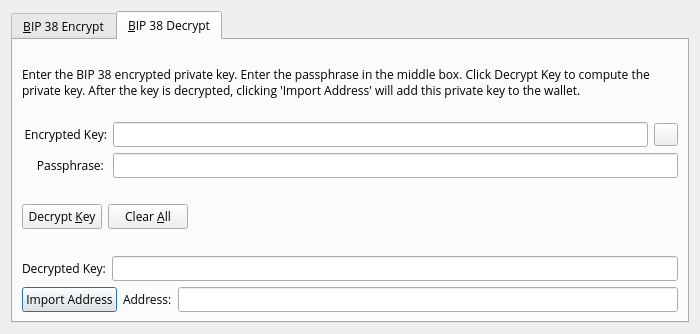
<?xml version="1.0" encoding="UTF-8"?>
<ui version="4.0">
 <class>Bip38ToolDialog</class>
 <widget class="QDialog" name="Bip38ToolDialog">
  <property name="geometry">
   <rect>
    <x>0</x>
    <y>0</y>
    <width>700</width>
    <height>334</height>
   </rect>
  </property>
  <property name="windowTitle">
   <string>BIP 38 Tool</string>
  </property>
  <property name="modal">
   <bool>true</bool>
  </property>
  <layout class="QVBoxLayout" name="verticalLayout">
   <item>
    <widget class="QTabWidget" name="tabWidget">
     <property name="font">
      <font>
       <family>Open Sans</family>
      </font>
     </property>
     <property name="currentIndex">
      <number>1</number>
     </property>
     <widget class="QWidget" name="tabBip38Encrypt">
      <attribute name="title">
       <string>&amp;BIP 38 Encrypt</string>
      </attribute>
      <layout class="QVBoxLayout" name="verticalLayout_SM">
       <item>
        <widget class="QLabel" name="infoLabel_ENC">
         <property name="font">
          <font>
           <family>Open Sans</family>
          </font>
         </property>
         <property name="text">
          <string>Enter a CANNABITS Address that you would like to encrypt using BIP 38. Enter a passphrase in the middle box. Press encrypt to compute the encrypted private key.</string>
         </property>
         <property name="textFormat">
          <enum>Qt::PlainText</enum>
         </property>
         <property name="wordWrap">
          <bool>true</bool>
         </property>
        </widget>
       </item>
       <item>
        <layout class="QHBoxLayout" name="horizontalLayout_1_ENC">
         <item>
          <widget class="QLabel" name="label_5">
           <property name="minimumSize">
            <size>
             <width>85</width>
             <height>0</height>
            </size>
           </property>
           <property name="font">
            <font>
             <family>Open Sans</family>
            </font>
           </property>
           <property name="text">
            <string>Address:</string>
           </property>
           <property name="alignment">
            <set>Qt::AlignRight|Qt::AlignTrailing|Qt::AlignVCenter</set>
           </property>
          </widget>
         </item>
         <item>
          <widget class="QValidatedLineEdit" name="addressIn_ENC">
           <property name="font">
            <font>
             <family>Open Sans</family>
            </font>
           </property>
           <property name="toolTip">
            <string>The CANNABITS address to encrypt</string>
           </property>
          </widget>
         </item>
         <item>
          <widget class="QToolButton" name="addressBookButton_ENC">
           <property name="toolTip">
            <string>Choose previously used address</string>
           </property>
           <property name="text">
            <string/>
           </property>
           <property name="icon">
            <iconset resource="../cannabits.qrc">
             <normaloff>:/icons/address-book</normaloff>:/icons/address-book</iconset>
           </property>
           <property name="shortcut">
            <string>Alt+A</string>
           </property>
          </widget>
         </item>
         <item>
          <widget class="QToolButton" name="pasteButton_ENC">
           <property name="toolTip">
            <string>Paste address from clipboard</string>
           </property>
           <property name="text">
            <string/>
           </property>
           <property name="icon">
            <iconset resource="../cannabits.qrc">
             <normaloff>:/icons/editpaste</normaloff>:/icons/editpaste</iconset>
           </property>
           <property name="shortcut">
            <string>Alt+P</string>
           </property>
          </widget>
         </item>
        </layout>
       </item>
       <item>
        <layout class="QHBoxLayout" name="horizontalLayout_5">
         <item>
          <widget class="QLabel" name="label_6">
           <property name="minimumSize">
            <size>
             <width>85</width>
             <height>0</height>
            </size>
           </property>
           <property name="font">
            <font>
             <family>Open Sans</family>
            </font>
           </property>
           <property name="text">
            <string>Passphrase: </string>
           </property>
           <property name="alignment">
            <set>Qt::AlignRight|Qt::AlignTrailing|Qt::AlignVCenter</set>
           </property>
          </widget>
         </item>
         <item>
          <widget class="QLineEdit" name="passphraseIn_ENC">
           <property name="font">
            <font>
             <family>Open Sans</family>
            </font>
           </property>
           <property name="echoMode">
            <enum>QLineEdit::Password</enum>
           </property>
          </widget>
         </item>
        </layout>
       </item>
       <item>
        <layout class="QHBoxLayout" name="horizontalLayout_2_ENC">
         <item>
          <widget class="QLabel" name="encryptedKeyLabel_ENC">
           <property name="minimumSize">
            <size>
             <width>85</width>
             <height>0</height>
            </size>
           </property>
           <property name="font">
            <font>
             <family>Open Sans</family>
            </font>
           </property>
           <property name="text">
            <string>Encrypted Key:</string>
           </property>
           <property name="textFormat">
            <enum>Qt::PlainText</enum>
           </property>
           <property name="alignment">
            <set>Qt::AlignRight|Qt::AlignTrailing|Qt::AlignVCenter</set>
           </property>
          </widget>
         </item>
         <item>
          <widget class="QLineEdit" name="encryptedKeyOut_ENC">
           <property name="font">
            <font>
             <family>Open Sans</family>
             <italic>true</italic>
            </font>
           </property>
           <property name="readOnly">
            <bool>true</bool>
           </property>
          </widget>
         </item>
         <item>
          <widget class="QToolButton" name="copyKeyButton_ENC">
           <property name="toolTip">
            <string>Copy the current signature to the system clipboard</string>
           </property>
           <property name="text">
            <string/>
           </property>
           <property name="icon">
            <iconset resource="../cannabits.qrc">
             <normaloff>:/icons/editcopy</normaloff>:/icons/editcopy</iconset>
           </property>
          </widget>
         </item>
        </layout>
       </item>
       <item>
        <layout class="QHBoxLayout" name="horizontalLayout_3_ENC">
         <item>
          <widget class="QPushButton" name="encryptKeyButton_ENC">
           <property name="font">
            <font>
             <family>Open Sans</family>
            </font>
           </property>
           <property name="toolTip">
            <string>Encrypt the private key for this CANNABITS address</string>
           </property>
           <property name="text">
            <string>Encrypt &amp;Key</string>
           </property>
           <property name="icon">
            <iconset resource="../cannabits.qrc">
             <normaloff>:/icons/edit</normaloff>:/icons/edit</iconset>
           </property>
           <property name="autoDefault">
            <bool>false</bool>
           </property>
          </widget>
         </item>
         <item>
          <widget class="QPushButton" name="clearButton_ENC">
           <property name="font">
            <font>
             <family>Open Sans</family>
            </font>
           </property>
           <property name="toolTip">
            <string>Reset all fields</string>
           </property>
           <property name="text">
            <string>Clear &amp;All</string>
           </property>
           <property name="icon">
            <iconset resource="../cannabits.qrc">
             <normaloff>:/icons/remove</normaloff>:/icons/remove</iconset>
           </property>
           <property name="autoDefault">
            <bool>false</bool>
           </property>
          </widget>
         </item>
         <item>
          <spacer name="horizontalSpacer_1_ENC">
           <property name="orientation">
            <enum>Qt::Horizontal</enum>
           </property>
           <property name="sizeHint" stdset="0">
            <size>
             <width>40</width>
             <height>48</height>
            </size>
           </property>
          </spacer>
         </item>
         <item>
          <widget class="QLabel" name="statusLabel_ENC">
           <property name="font">
            <font>
             <weight>75</weight>
             <bold>true</bold>
            </font>
           </property>
           <property name="text">
            <string/>
           </property>
           <property name="wordWrap">
            <bool>true</bool>
           </property>
          </widget>
         </item>
         <item>
          <spacer name="horizontalSpacer_2_ENC">
           <property name="orientation">
            <enum>Qt::Horizontal</enum>
           </property>
           <property name="sizeHint" stdset="0">
            <size>
             <width>40</width>
             <height>48</height>
            </size>
           </property>
          </spacer>
         </item>
        </layout>
       </item>
      </layout>
     </widget>
     <widget class="QWidget" name="tabBip38Decrypt">
      <attribute name="title">
       <string>&amp;BIP 38 Decrypt</string>
      </attribute>
      <layout class="QVBoxLayout" name="verticalLayout_VM">
       <item>
        <widget class="QLabel" name="infoLabel_DEC">
         <property name="font">
          <font>
           <family>Open Sans</family>
          </font>
         </property>
         <property name="text">
          <string>Enter the BIP 38 encrypted private key. Enter the passphrase in the middle box. Click Decrypt Key to compute the private key. After the key is decrypted, clicking 'Import Address' will add this private key to the wallet.</string>
         </property>
         <property name="textFormat">
          <enum>Qt::PlainText</enum>
         </property>
         <property name="wordWrap">
          <bool>true</bool>
         </property>
        </widget>
       </item>
       <item>
        <layout class="QHBoxLayout" name="horizontalLayout_3">
         <item>
          <widget class="QLabel" name="label_2">
           <property name="minimumSize">
            <size>
             <width>85</width>
             <height>0</height>
            </size>
           </property>
           <property name="font">
            <font>
             <family>Open Sans</family>
            </font>
           </property>
           <property name="text">
            <string>Encrypted Key:</string>
           </property>
           <property name="alignment">
            <set>Qt::AlignRight|Qt::AlignTrailing|Qt::AlignVCenter</set>
           </property>
          </widget>
         </item>
         <item>
          <widget class="QValidatedLineEdit" name="encryptedKeyIn_DEC">
           <property name="font">
            <font>
             <family>Open Sans</family>
            </font>
           </property>
           <property name="toolTip">
            <string>The encrypted private key</string>
           </property>
          </widget>
         </item>
         <item>
          <widget class="QToolButton" name="pasteButton_DEC">
           <property name="toolTip">
            <string>Paste address from clipboard</string>
           </property>
           <property name="text">
            <string/>
           </property>
           <property name="icon">
            <iconset resource="../cannabits.qrc">
             <normaloff>:/icons/editpaste</normaloff>:/icons/editpaste</iconset>
           </property>
           <property name="shortcut">
            <string>Alt+P</string>
           </property>
          </widget>
         </item>
        </layout>
       </item>
       <item>
        <layout class="QHBoxLayout" name="horizontalLayout">
         <item>
          <widget class="QLabel" name="label">
           <property name="minimumSize">
            <size>
             <width>85</width>
             <height>0</height>
            </size>
           </property>
           <property name="font">
            <font>
             <family>Open Sans</family>
            </font>
           </property>
           <property name="text">
            <string>Passphrase: </string>
           </property>
           <property name="alignment">
            <set>Qt::AlignRight|Qt::AlignTrailing|Qt::AlignVCenter</set>
           </property>
          </widget>
         </item>
         <item>
          <widget class="QLineEdit" name="passphraseIn_DEC">
           <property name="font">
            <font>
             <family>Open Sans</family>
            </font>
           </property>
           <property name="echoMode">
            <enum>QLineEdit::Password</enum>
           </property>
          </widget>
         </item>
        </layout>
       </item>
       <item>
        <layout class="QHBoxLayout" name="horizontalLayout_2_DEC">
         <item>
          <widget class="QPushButton" name="decryptKeyButton_DEC">
           <property name="font">
            <font>
             <family>Open Sans</family>
            </font>
           </property>
           <property name="toolTip">
            <string>Decrypt the entered key using the passphrase</string>
           </property>
           <property name="text">
            <string>Decrypt &amp;Key</string>
           </property>
           <property name="icon">
            <iconset resource="../cannabits.qrc">
             <normaloff>:/icons/transaction_0</normaloff>:/icons/transaction_0</iconset>
           </property>
           <property name="autoDefault">
            <bool>false</bool>
           </property>
          </widget>
         </item>
         <item>
          <widget class="QPushButton" name="clearButton_DEC">
           <property name="font">
            <font>
             <family>Open Sans</family>
            </font>
           </property>
           <property name="toolTip">
            <string>Reset all fields</string>
           </property>
           <property name="text">
            <string>Clear &amp;All</string>
           </property>
           <property name="icon">
            <iconset resource="../cannabits.qrc">
             <normaloff>:/icons/remove</normaloff>:/icons/remove</iconset>
           </property>
           <property name="autoDefault">
            <bool>false</bool>
           </property>
          </widget>
         </item>
         <item>
          <spacer name="horizontalSpacer_1_DEC">
           <property name="orientation">
            <enum>Qt::Horizontal</enum>
           </property>
           <property name="sizeHint" stdset="0">
            <size>
             <width>40</width>
             <height>48</height>
            </size>
           </property>
          </spacer>
         </item>
         <item>
          <widget class="QLabel" name="statusLabel_DEC">
           <property name="font">
            <font>
             <weight>75</weight>
             <bold>true</bold>
            </font>
           </property>
           <property name="text">
            <string/>
           </property>
           <property name="wordWrap">
            <bool>true</bool>
           </property>
          </widget>
         </item>
         <item>
          <spacer name="horizontalSpacer_2_DEC">
           <property name="orientation">
            <enum>Qt::Horizontal</enum>
           </property>
           <property name="sizeHint" stdset="0">
            <size>
             <width>40</width>
             <height>48</height>
            </size>
           </property>
          </spacer>
         </item>
        </layout>
       </item>
       <item>
        <layout class="QHBoxLayout" name="horizontalLayout_2">
         <item>
          <widget class="QLabel" name="label_3">
           <property name="font">
            <font>
             <family>Open Sans</family>
            </font>
           </property>
           <property name="text">
            <string>Decrypted Key:</string>
           </property>
          </widget>
         </item>
         <item>
          <widget class="QValidatedLineEdit" name="decryptedKeyOut_DEC">
           <property name="font">
            <font>
             <family>Open Sans</family>
            </font>
           </property>
          </widget>
         </item>
        </layout>
       </item>
       <item>
        <layout class="QHBoxLayout" name="horizontalLayout_4">
         <item>
          <widget class="QPushButton" name="importAddressButton_DEC">
           <property name="font">
            <font>
             <family>Open Sans</family>
            </font>
           </property>
           <property name="text">
            <string>Import Address</string>
           </property>
          </widget>
         </item>
         <item>
          <widget class="QLabel" name="label_4">
           <property name="font">
            <font>
             <family>Open Sans</family>
            </font>
           </property>
           <property name="text">
            <string>Address:</string>
           </property>
          </widget>
         </item>
         <item>
          <widget class="QLineEdit" name="addressOut_DEC">
           <property name="font">
            <font>
             <family>Open Sans</family>
            </font>
           </property>
          </widget>
         </item>
        </layout>
       </item>
      </layout>
     </widget>
    </widget>
   </item>
  </layout>
 </widget>
 <customwidgets>
  <customwidget>
   <class>QValidatedLineEdit</class>
   <extends>QLineEdit</extends>
   <header>qvalidatedlineedit.h</header>
  </customwidget>
 </customwidgets>
 <resources>
  <include location="../cannabits.qrc"/>
 </resources>
 <connections/>
</ui>
